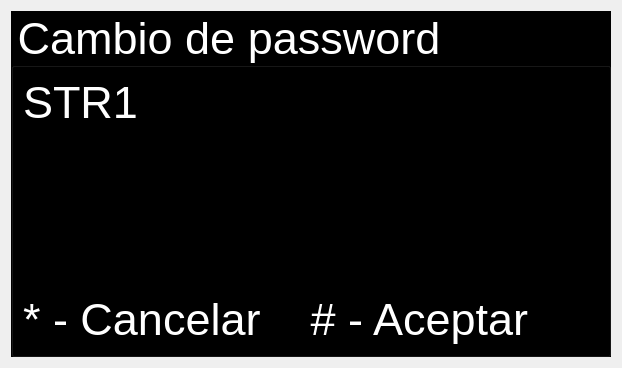
<?xml version="1.0" encoding="UTF-8"?>
<ui version="4.0">
 <class>changePasswd</class>
 <widget class="QDialog" name="changePasswd">
  <property name="geometry">
   <rect>
    <x>0</x>
    <y>0</y>
    <width>622</width>
    <height>368</height>
   </rect>
  </property>
  <property name="minimumSize">
   <size>
    <width>0</width>
    <height>0</height>
   </size>
  </property>
  <property name="windowTitle">
   <string>Dialog</string>
  </property>
  <property name="styleSheet">
   <string notr="true"/>
  </property>
  <layout class="QGridLayout" name="gridLayout">
   <item row="0" column="0">
    <widget class="QGroupBox" name="groupBox">
     <property name="styleSheet">
      <string notr="true">background-image:none;
background:black;
color:white;
font-size: 45px</string>
     </property>
     <property name="title">
      <string>Cambio de password</string>
     </property>
     <layout class="QGridLayout" name="gridLayout_2">
      <item row="2" column="0">
       <widget class="QLabel" name="password">
        <property name="font">
         <font>
          <pointsize>-1</pointsize>
         </font>
        </property>
        <property name="text">
         <string/>
        </property>
        <property name="textFormat">
         <enum>Qt::RichText</enum>
        </property>
        <property name="alignment">
         <set>Qt::AlignCenter</set>
        </property>
       </widget>
      </item>
      <item row="0" column="0">
       <widget class="QLabel" name="title">
        <property name="font">
         <font>
          <pointsize>-1</pointsize>
         </font>
        </property>
        <property name="text">
         <string>STR1</string>
        </property>
       </widget>
      </item>
      <item row="3" column="0">
       <spacer name="verticalSpacer">
        <property name="orientation">
         <enum>Qt::Vertical</enum>
        </property>
        <property name="sizeHint" stdset="0">
         <size>
          <width>20</width>
          <height>40</height>
         </size>
        </property>
       </spacer>
      </item>
      <item row="4" column="0">
       <widget class="QLabel" name="label_3">
        <property name="text">
         <string>* - Cancelar    # - Aceptar</string>
        </property>
       </widget>
      </item>
      <item row="1" column="0">
       <spacer name="verticalSpacer_2">
        <property name="orientation">
         <enum>Qt::Vertical</enum>
        </property>
        <property name="sizeHint" stdset="0">
         <size>
          <width>20</width>
          <height>40</height>
         </size>
        </property>
       </spacer>
      </item>
     </layout>
    </widget>
   </item>
  </layout>
 </widget>
 <resources/>
 <connections/>
</ui>
